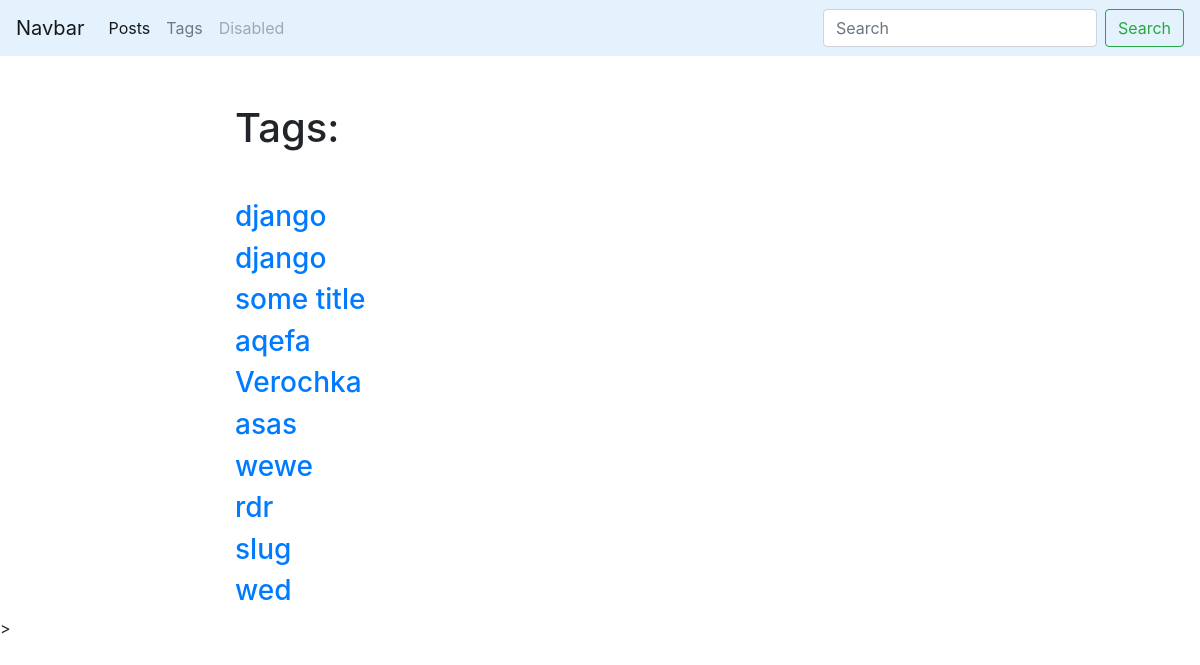
The page /Arizona/tags/ on the database as committed earlier.
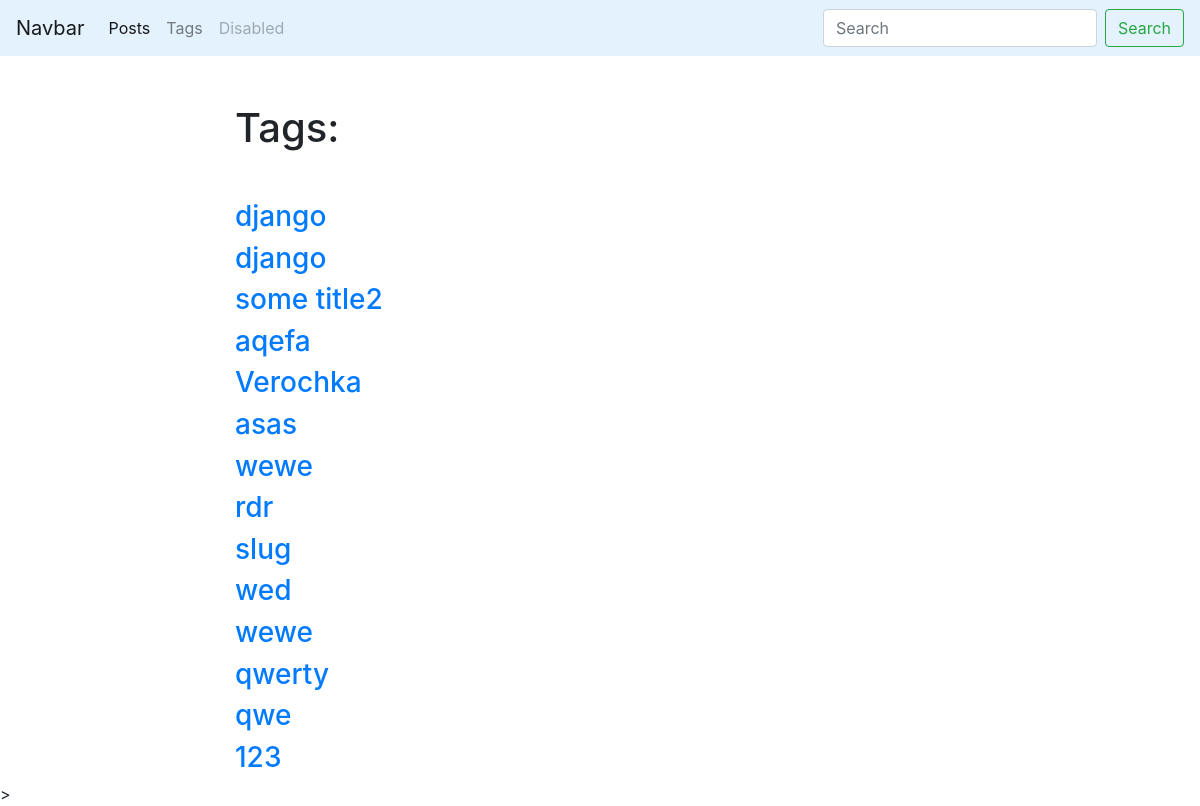
The same page on the database as committed later.
### Arizona/models.py (models this page shows, shortened)
class Tag(models.Model):
	title = models.CharField(max_length=50)
	slug = models.SlugField(max_length=50, unique=True)
	def get_absolute_url(self):
		return reverse('tag_detail_url', kwargs={'slug':self.slug})

### Arizona/views.py (the view)
# urls.py: path('tags/', tags_list, name='tags_list_url'),
def tags_list(request):
	tags = Tag.objects.all()
	return render(request,'Arizona/tags_list.html',context={'tags':tags})

### Arizona/templates/Arizona/tags_list.html (shortened to what this page needs)
{%extends 'Arizona/base_Arizona.html' %}
{%block content%}
 <h1 class="mb-5">Tags:</h1>
 {%for tag in tags%}
	<h3><a href="{{ tag.get_absolute_url}}">{{tag.title}}</a></h3>
 {%endfor%}
{%endblock%}

### Arizona/templates/Arizona/base_Arizona.html
{%extends 'base.html'%}

### templates/base.html (shortened to what this page needs)
<!DOCTYPE html>
<html>
<head>
	<link rel="stylesheet" href="https://maxcdn.bootstrapcdn.com/bootstrap/4.0.0/css/bootstrap.min.css">
</head>
<body><nav class="navbar navbar-expand-lg navbar-light" style="background-color: #e3f2fd;">
  <a class="navbar-brand" href="#">Navbar</a>
  <div class="collapse navbar-collapse" id="navbarSupportedContent">
    <ul class="navbar-nav mr-auto">
      <li class="nav-item active">
        <a class="nav-link" href="{% url 'posts_list_url' %}">Posts</a>
      </li>
      <li class="nav-item">
        <a class="nav-link" href="{% url 'tags_list_url' %}">Tags</a>
      </li>
      <li class="nav-item">
        <a class="nav-link disabled" href="#">Disabled</a>
      </li>
    </ul>
    <form class="form-inline my-2 my-lg-0">
      <input class="form-control mr-sm-2" type="search" placeholder="Search" aria-label="Search">
      <button class="btn btn-outline-success my-2 my-sm-0" type="submit">Search</button>
    </form>
  </div>
</nav>
<div class="container mt-5">
	<div class="row">
		<div class="col-6 offset-md-2">{%block content%}{%endblock%}</div>
</div>
</div>
<div class="admin-panel">
  <a href="#"></a>>
</div>
</body>
</html>

Rows that differ between the two databases and show on the page:
changed Tag: title "some title" → "some title2"
added Tag: title "wewe"
added Tag: title "qwerty"
added Tag: title "qwe"
added Tag: title "123"
